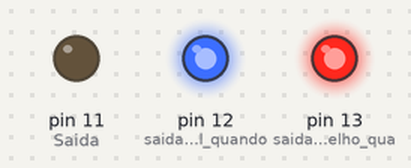
Recording of a sketch running on a simulated Arduino Uno, built with avr-gcc and run on an emulated ATmega328P. Parts: output pins drawn as LEDs (lit = HIGH).

Above: at 1.5 s.
At 7.5 s:
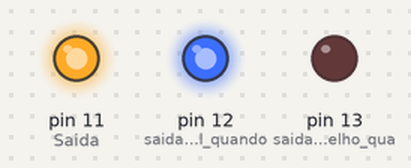
At 10.5 s:
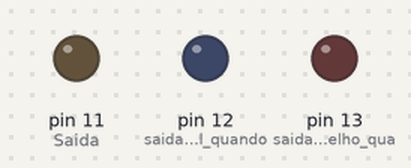
Timing chart, 0 to 15.6 s (numbered marks = the images above):
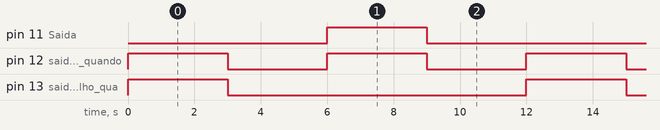

Measured:
- by itself, pin 11 (Saida), pin 13 (saida_do_led_vermelho_qua): alternates HIGH for 3.0 s and LOW for 9.0 s
- by itself, pin 12 (saida_do_led_azul_quando): alternates HIGH for 3.0 s and LOW for 3.0 s
- by itself, everything shown: repeats every 12.0 s, in 4 steps

The sketch:

PortasL_gicas.ino
```cpp
//Declarando os valores das variáveis
 int a = 1;
 int b = 1;
 int c = 0;
void setup()
{
  //Definindo as portas de saida
  pinMode(13, OUTPUT);// saida do led vermelho quando for 1
  pinMode(12, OUTPUT);// saida do led azul quando for 1
  pinMode(11, OUTPUT); // Saida, led verde, do resultado
  						//entre a relação de a e b
}

void loop()
{
  //Ligando o led vermelho
  if (a == 1){
  digitalWrite(13, HIGH);
  }
  //Ligando o led azul
  if(b == 1){
     digitalWrite(12, HIGH);
  }

  	//Mostrando os resultados de cada porta desejada
  	//Remova as "//" da operação desejada
  	//Se houver duas operações sem as "//"
  	//o resultado pode não ser o esperado

  	//c = a && b; //Faz a operação  Lógica AND (e) entre A e B
  	//c = a || b; // Faz a operação lógica OR (OU) entre A e B
    //c = !a; // Faz a operação lógica NOT (inversora) na entrada A
    c = !(a && b); // Faz a operação lógica NAND (E invertida) entre A e B
    //c = !(a || b); // Faz a operação lógica NOR (OU invertida) entre A e B
    //c = a ^ b; // Faz a operação lógica XOR (Ou exclusivo) entre A e B
    //c = !(a ^ b); // Faz a operação lógica XNOR
  					//(Ou exclusivo invertido) entre A e B

  //Ligando o led verde, o qual é a saida do resultado
  if (c == 1){
    digitalWrite(11, HIGH);
  }

  delay(3000);

  digitalWrite(13, LOW);
  digitalWrite(12, LOW);
  digitalWrite(11, LOW);

  delay(3000);

  //Aumenta a possibilidade de
  if (a == 1){
    a = 0;
  } else {
    a = 1;
  }
}
```
